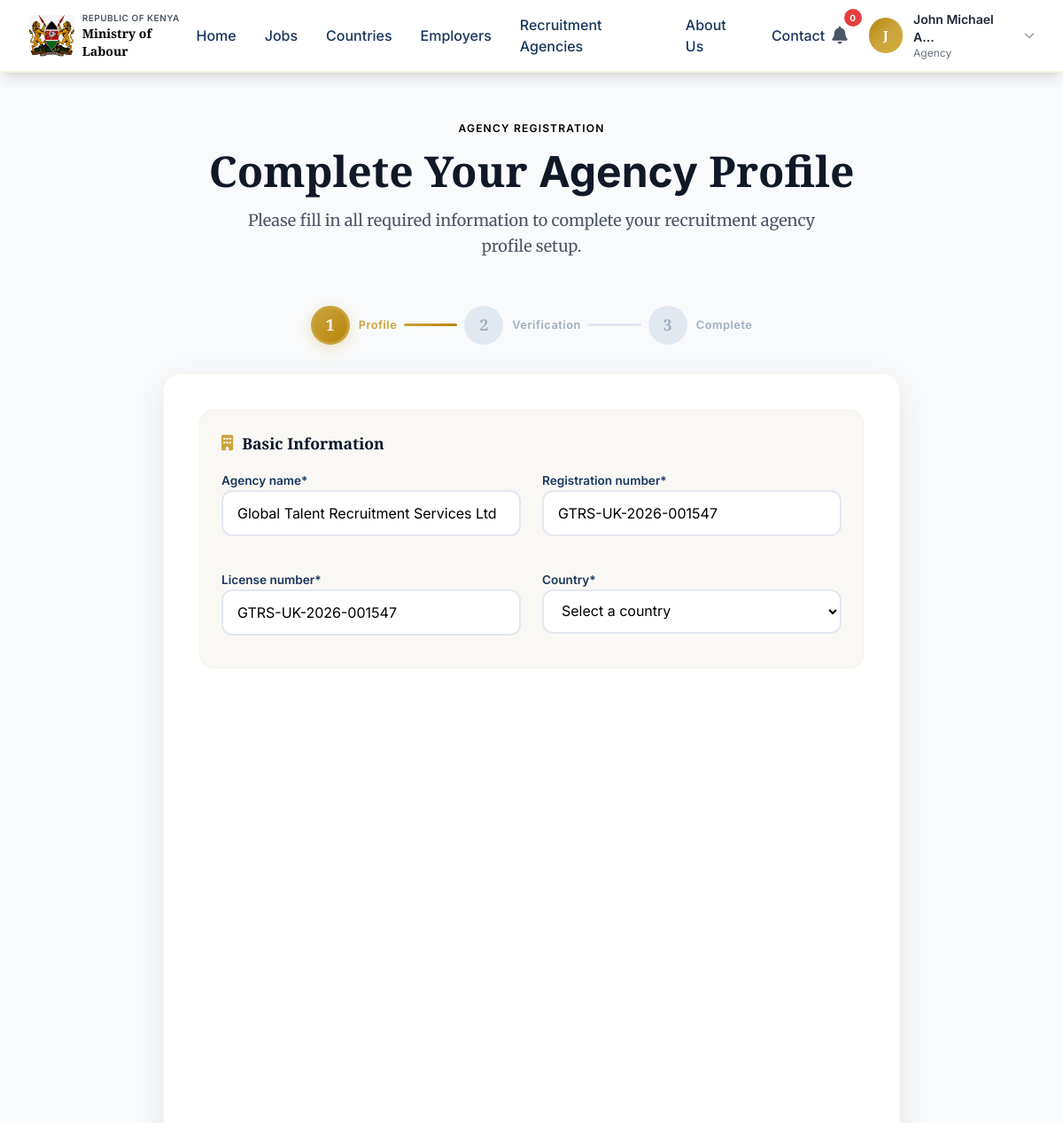
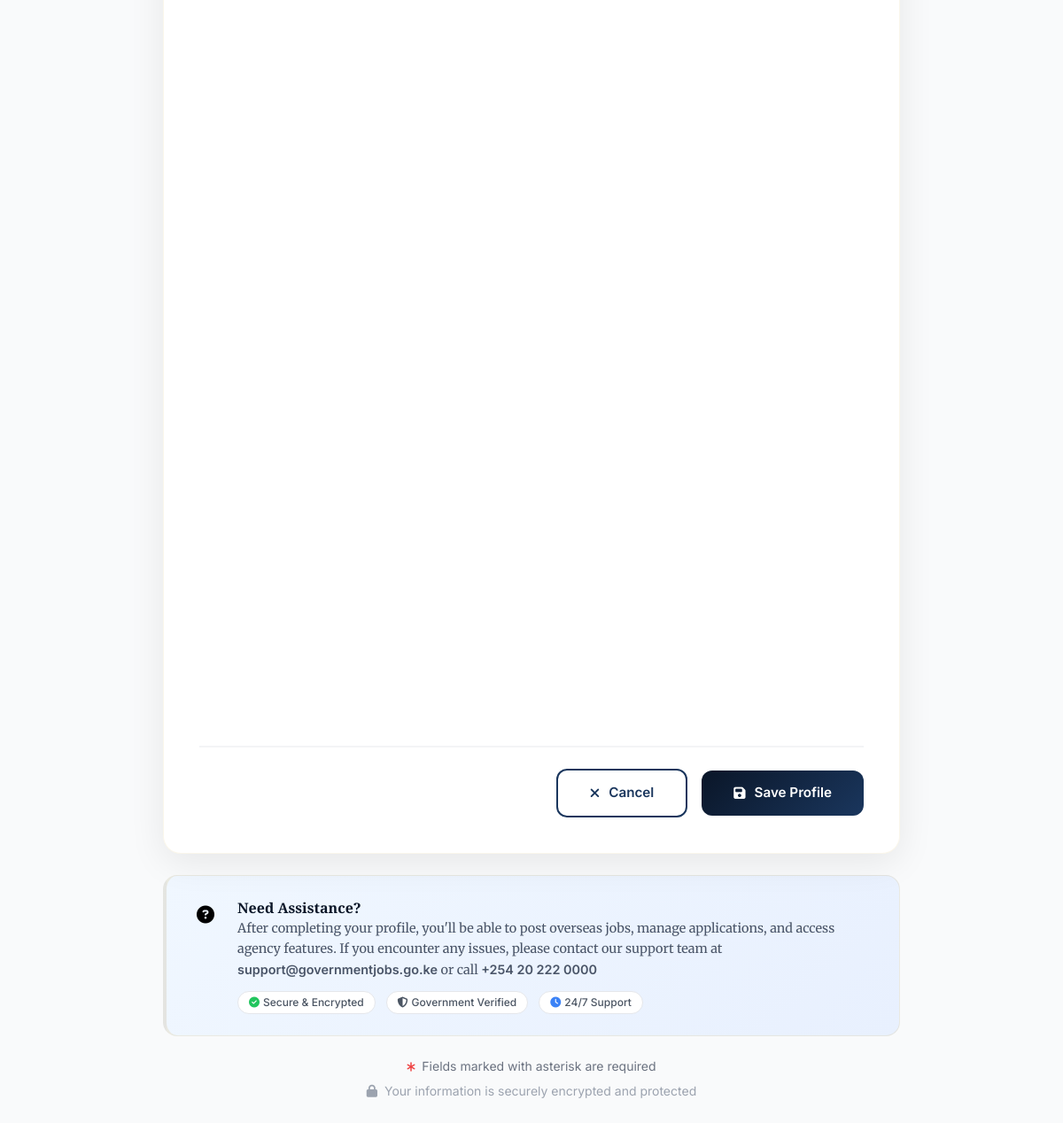
The app's page /agency-setup/ (signed in) with its own data (2 pictures, top to bottom).
### accounts/models.py (models this page shows, shortened)
class User(AbstractBaseUser, PermissionsMixin):
    USER_TYPES = (
        ('citizen', 'Citizen'),
        ('employer', 'Employer'),
        ('agency', 'Recruitment Agency'),
        ('admin', 'Administrator'),
    )
    STATUS_CHOICES = (
        ('pending', 'Pending'),
        ('approved', 'Approved'),
        ('suspended', 'Suspended'),
        ('rejected', 'Rejected'),
    )
    GENDER_CHOICES = (
        ('M', 'Male'),
        ('F', 'Female'),
        ('O', 'Other'),
    )
    id = models.UUIDField(primary_key=True, default=uuid.uuid4, editable=False)
    email = models.EmailField(unique=True)
    national_id = models.CharField(max_length=20, unique=True)
    passport_number = models.CharField(max_length=20, blank=True, null=True)
    full_name = models.CharField(max_length=255)
    date_of_birth = models.DateField()
    gender = models.CharField(max_length=1, choices=GENDER_CHOICES)
    phone_number = models.CharField(max_length=15)
    county = models.CharField(max_length=100)
    user_type = models.CharField(max_length=20, choices=USER_TYPES, default='citizen')
    status = models.CharField(max_length=20, choices=STATUS_CHOICES, default='pending')
    is_active = models.BooleanField(default=True)
    is_staff = models.BooleanField(default=False)
    is_verified = models.BooleanField(default=False)
    email_verified = models.BooleanField(default=False)
    phone_verified = models.BooleanField(default=False)
    date_joined = models.DateTimeField(auto_now_add=True)
    last_login = models.DateTimeField(null=True, blank=True)
    updated_at = models.DateTimeField(auto_now=True)
    objects = UserManager()
    USERNAME_FIELD = 'email'
    REQUIRED_FIELDS = ['full_name', 'national_id', 'phone_number']
    class Meta:
        db_table = 'users'
        indexes = [
            models.Index(fields=['email', 'status']),
            models.Index(fields=['national_id']),
            models.Index(fields=['user_type']),
        ]

### agencies/models.py (models this page shows, shortened)
class RecruitmentAgency(models.Model):
    id = models.UUIDField(primary_key=True, default=uuid.uuid4, editable=False)
    user = models.OneToOneField(User, on_delete=models.CASCADE, related_name='agency_profile')
    agency_name = models.CharField(max_length=255)
    registration_number = models.CharField(max_length=50, unique=True)
    license_number = models.CharField(max_length=50, unique=True)
    license_expiry = models.DateField()
    country = models.ForeignKey('jobs.Country', on_delete=models.SET_NULL, null=True, related_name='agencies')
    address = models.TextField()
    contact_phone = models.CharField(max_length=15)
    contact_email = models.EmailField()
    website = models.URLField(blank=True, null=True)
    description = models.TextField()
    specializations = models.JSONField(default=list, blank=True)
    logo = models.ImageField(upload_to='agency_logos/', null=True, blank=True)
    is_verified = models.BooleanField(default=False)
    verification_date = models.DateTimeField(null=True, blank=True)
    accreditation_documents = models.JSONField(default=list, blank=True)
    active_countries = models.ManyToManyField('jobs.Country', related_name='active_agencies', blank=True)
    created_at = models.DateTimeField(auto_now_add=True)
    updated_at = models.DateTimeField(auto_now=True)
    class Meta:
        db_table = 'recruitment_agencies'
        verbose_name_plural = 'Recruitment Agencies'
        ordering = ['agency_name']
        indexes = [
            models.Index(fields=['agency_name']),
            models.Index(fields=['license_number']),
            models.Index(fields=['is_verified']),
            models.Index(fields=['license_expiry']),
        ]

### agencies/views.py (the view)
# urls.py: path('agency-setup/', agency_views.agency_setup, name='agency_setup'),   # ADDED
@login_required
def agency_setup(request):
    if request.user.user_type != 'agency':
        messages.error(request, 'Access denied. This is for recruitment agencies only.')
        return redirect('home')
    try:
        agency = RecruitmentAgency.objects.get(user=request.user)
    except RecruitmentAgency.DoesNotExist:
        agency = RecruitmentAgency.objects.create(
            user=request.user,
            license_expiry=timezone.now().date() + timedelta(days=365)
        )
    if request.method == 'POST':
        form = AgencyProfileForm(request.POST, request.FILES, instance=agency)
        if form.is_valid():
            agency = form.save(commit=False)
            agency.user = request.user
            if 'logo' in request.FILES:
                agency.logo = request.FILES['logo']
            agency.save()
            if 'active_countries' in request.POST:
                country_ids = request.POST.getlist('active_countries')
                agency.active_countries.set(country_ids)
            messages.success(request, 'Agency profile completed successfully!')
            return redirect('agencies:agency_dashboard')
    else:
        form = AgencyProfileForm(instance=agency)
    countries = Country.objects.filter(is_active=True)
    context = {
        'form': form,
        'agency': agency,
        'countries': countries,
    }
    return render(request, 'agencies/setup.html', context)

### templates/agencies/setup.html (shortened to what this page needs)
{% extends 'base.html' %}
{% load static %}
{% load crispy_forms_tags %}
{% block content %}
<div class="bg-gray-50 min-h-screen py-12">
    <div class="max-w-4xl mx-auto px-4 sm:px-6 lg:px-8">
        <div class="text-center mb-8" data-aos="fade-up">
            <div class="inline-flex items-center justify-center space-x-3 mb-4">
                <div class="w-12 h-0.5 bg-gradient-to-r from-transparent to-gold"></div>
                <span class="text-xs font-semibold text-gold-dark tracking-widest uppercase gov-font-sans">Agency Registration</span>
                <div class="w-12 h-0.5 bg-gradient-to-l from-transparent to-gold"></div>
            </div>
            <h1 class="text-4xl sm:text-5xl font-bold text-gray-900 gov-font mb-4">
                Complete Your <span class="text-gold">Agency</span> Profile
            </h1>
            <p class="text-lg text-gray-600 max-w-2xl mx-auto gov-font-body leading-relaxed">
                Please fill in all required information to complete your recruitment agency profile setup.
            </p>
        </div>
        <div class="step-container" data-aos="fade-up" data-aos-delay="100">
            <div class="step-item">
                <div class="step-number active">1</div>
                <span class="step-label active gov-font-sans">Profile</span>
            </div>
            <div class="step-connector active"></div>
            <div class="step-item">
                <div class="step-number inactive">2</div>
                <span class="step-label inactive gov-font-sans">Verification</span>
            </div>
            <div class="step-connector inactive"></div>
            <div class="step-item">
                <div class="step-number inactive">3</div>
                <span class="step-label inactive gov-font-sans">Complete</span>
            </div>
        </div>
        <div class="form-container" data-aos="fade-up" data-aos-delay="200">
            <form method="post" enctype="multipart/form-data">
                <div class="form-section">
                    <div class="form-section-title">
                        <i class="fas fa-building"></i>
                        Basic Information
                    </div>
                    <div class="grid grid-cols-1 md:grid-cols-2 gap-6">
                        <div>
                            {{ form.agency_name|as_crispy_field }}
                        </div>
                        <div>
                            {{ form.registration_number|as_crispy_field }}
                        </div>
                        <div>
                            {{ form.license_number|as_crispy_field }}
                        </div>
                        <div>
                            {{ form.country|as_crispy_field }}
                        </div>
                    </div>
                </div>
                <div class="flex flex-col sm:flex-row items-center justify-end space-y-4 sm:space-y-0 sm:space-x-4 pt-6 border-t-2 border-gray-100">
                    <a href="{% url 'dashboard' %}" class="btn-cancel w-full sm:w-auto justify-center">
                        <i class="fas fa-times"></i> Cancel
                    </a>
                    <button type="submit" class="btn-submit w-full sm:w-auto justify-center">
                        <i class="fas fa-save"></i> Save Profile
                    </button>
                </div>
            </form>
        </div>
        <div class="help-box" data-aos="fade-up" data-aos-delay="300">
            <div class="flex items-start space-x-4">
                <div class="flex-shrink-0">
                    <div class="w-10 h-10 rounded-full bg-gold/10 flex items-center justify-center">
                        <i class="fas fa-question-circle text-gold text-xl"></i>
                    </div>
                </div>
                <div>
                    <h3>Need Assistance?</h3>
                    <p>
                        After completing your profile, you'll be able to post overseas jobs, manage applications, and access agency features.
                        If you encounter any issues, please contact our support team at
                        <a href="mailto:support@governmentjobs.go.ke" class="text-gold-dark font-semibold hover:underline gov-font-sans">
                            support@governmentjobs.go.ke
                        </a>
                        or call <span class="font-semibold gov-font-sans">+254 20 222 0000</span>
                    </p>
                    <div class="mt-3 flex flex-wrap gap-3">
                        <span class="inline-flex items-center px-3 py-1 bg-white rounded-full text-xs font-medium text-gray-600 border border-gray-200 gov-font-sans">
                            <i class="fas fa-check-circle text-green-500 mr-1"></i> Secure & Encrypted
                        </span>
                        <span class="inline-flex items-center px-3 py-1 bg-white rounded-full text-xs font-medium text-gray-600 border border-gray-200 gov-font-sans">
                            <i class="fas fa-shield-alt text-gold mr-1"></i> Government Verified
                        </span>
                        <span class="inline-flex items-center px-3 py-1 bg-white rounded-full text-xs font-medium text-gray-600 border border-gray-200 gov-font-sans">
                            <i class="fas fa-clock text-blue-500 mr-1"></i> 24/7 Support
                        </span>
                    </div>
                </div>
            </div>
        </div>
        <div class="mt-6 text-center">
            <p class="text-sm text-gray-500 gov-font-sans">
                <i class="fas fa-asterisk text-red-500 text-xs mr-1"></i>
                Fields marked with asterisk are required
            </p>
            <p class="text-sm text-gray-400 gov-font-sans mt-2">
                <i class="fas fa-lock text-gold mr-1"></i>
                Your information is securely encrypted and protected
            </p>
        </div>
    </div>
</div>
{% endblock %}

### templates/base.html (shortened to what this page needs)
{% load static %}
<!DOCTYPE html>
<html lang="en">
<head>
    <script src="https://cdn.tailwindcss.com"></script>
    <link rel="stylesheet" href="https://cdnjs.cloudflare.com/ajax/libs/font-awesome/6.5.1/css/all.min.css">
    <link href="https://unpkg.com/aos@2.3.1/dist/aos.css" rel="stylesheet">
    <link rel="stylesheet" type="text/css" href="https://cdn.jsdelivr.net/npm/slick-carousel@1.8.1/slick/slick.css"/>
    <link rel="stylesheet" type="text/css" href="https://cdn.jsdelivr.net/npm/slick-carousel@1.8.1/slick/slick-theme.css"/>
</head>
<body>
    <nav class="navbar-gov fixed top-0 left-0 right-0 z-50 shadow-lg transition-all duration-300" id="navbar">
        <div class="max-w-7xl mx-auto px-4 sm:px-6 lg:px-8">
            <div class="flex justify-between items-center h-20">
                <div class="flex items-center space-x-4">
                    <div class="flex items-center space-x-3">
                        <div class="flex items-center space-x-2">
                            <img src="{% static 'images/coat-of-arms.png' %}" alt="Government Logo" class="h-12 w-auto hidden sm:block">
                            <div>
                                <div class="text-[10px] text-gray-600 font-semibold tracking-wider uppercase gov-font-sans">Republic of Kenya</div>
                                <div class="text-sm font-bold text-primary-light gov-font">Ministry of Labour</div>
                            </div>
                        </div>
                    </div>
                </div>
                <div class="hidden lg:flex items-center space-x-8">
                    <a href="{% url 'home' %}" class="nav-link">Home</a>
                    <a href="{% url 'job_list' %}" class="nav-link">Jobs</a>
                    <a href="{% url 'countries' %}" class="nav-link">Countries</a>
                    <a href="{% url 'employers:employer_list' %}" class="nav-link">Employers</a>
                    <a href="{% url 'agencies:agency_list' %}" class="nav-link">Recruitment Agencies</a>
                    <a href="{% url 'about' %}" class="nav-link">About Us</a>
                    <a href="{% url 'contact' %}" class="nav-link">Contact</a>
                </div>
                <div class="flex items-center space-x-2 sm:space-x-4">
                    {% if user.is_authenticated %}
                        <div class="relative notification-badge hidden sm:block">
                            <button class="text-gray-600 hover:text-gold-dark transition-colors p-2 rounded-full hover:bg-gray-100" id="notificationToggle">
                                <i class="fas fa-bell text-xl"></i>
                                <span class="badge" id="notificationCount">{{ unread_notifications|default:0 }}</span>
                            </button>
                        </div>
                        <div class="relative dropdown">
                            <button class="flex items-center space-x-2 sm:space-x-3 focus:outline-none group">
                                <div class="w-8 h-8 sm:w-10 sm:h-10 rounded-full gradient-gold flex items-center justify-center text-white font-semibold text-xs sm:text-sm gov-font">
                                    {{ user.full_name|slice:":1"|upper }}
                                </div>
                                <div class="hidden lg:block text-left">
                                    <p class="text-sm font-semibold text-gray-800 gov-font-sans">{{ user.full_name|truncatechars:15 }}</p>
                                    <p class="text-xs text-gray-500 gov-font-sans">{{ user.user_type|title }}</p>
                                </div>
                                <i class="fas fa-chevron-down text-gray-400 text-xs transition-transform duration-300 group-hover:rotate-180 hidden sm:inline-block"></i>
                            </button>
                        </div>
                    {% endif %}
                </div>
            </div>
        </div>
    </nav>
    <main class="mt-20">
        {% block content %}{% endblock %}
    </main>
</body>
</html>

### records on screen
User: full_name "J", full_name "John Michael A…", user_type "Agency"
RecruitmentAgency: agency_name "Global Talent Recruitment Services Ltd", registration_number "GTRS-UK-2026-001547", license_number "GTRS-UK-2026-001547", country "Select a country"

### other values on screen
{{ unread_notifications|default:0 }} "0"
